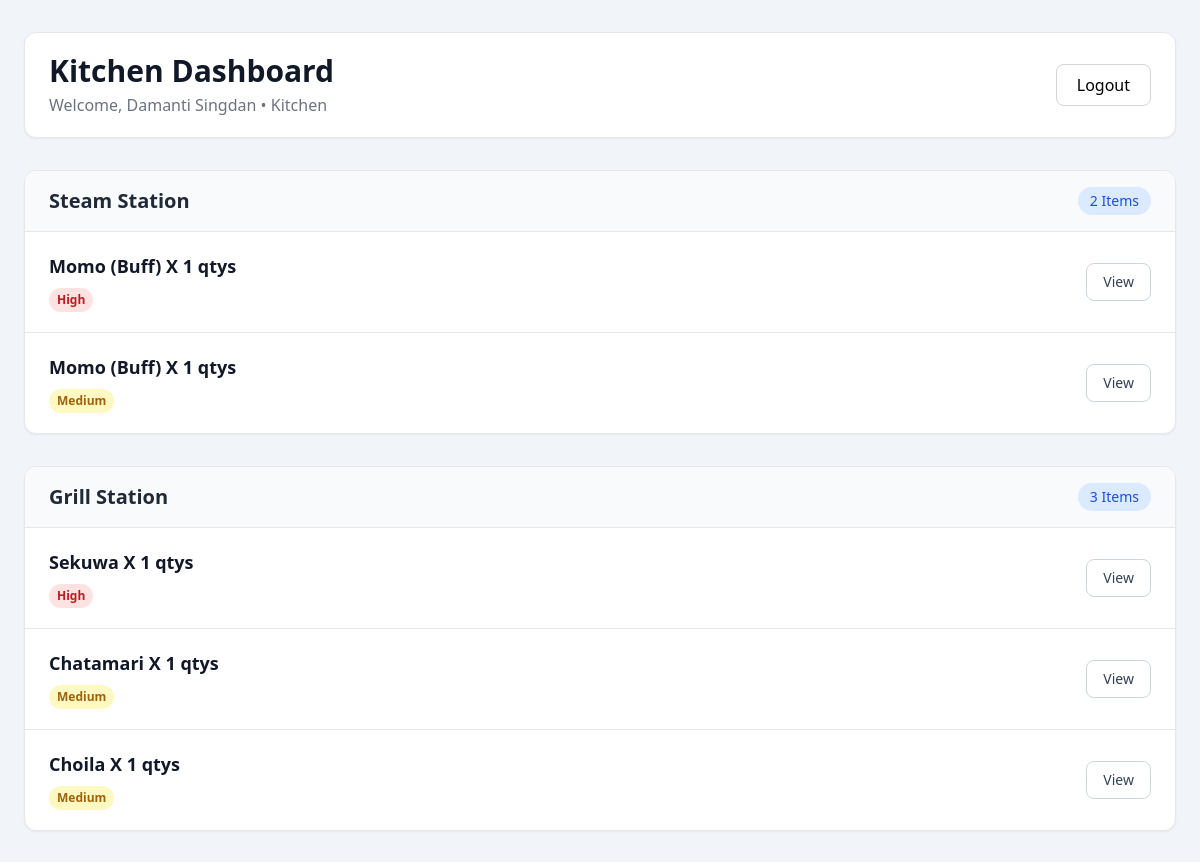
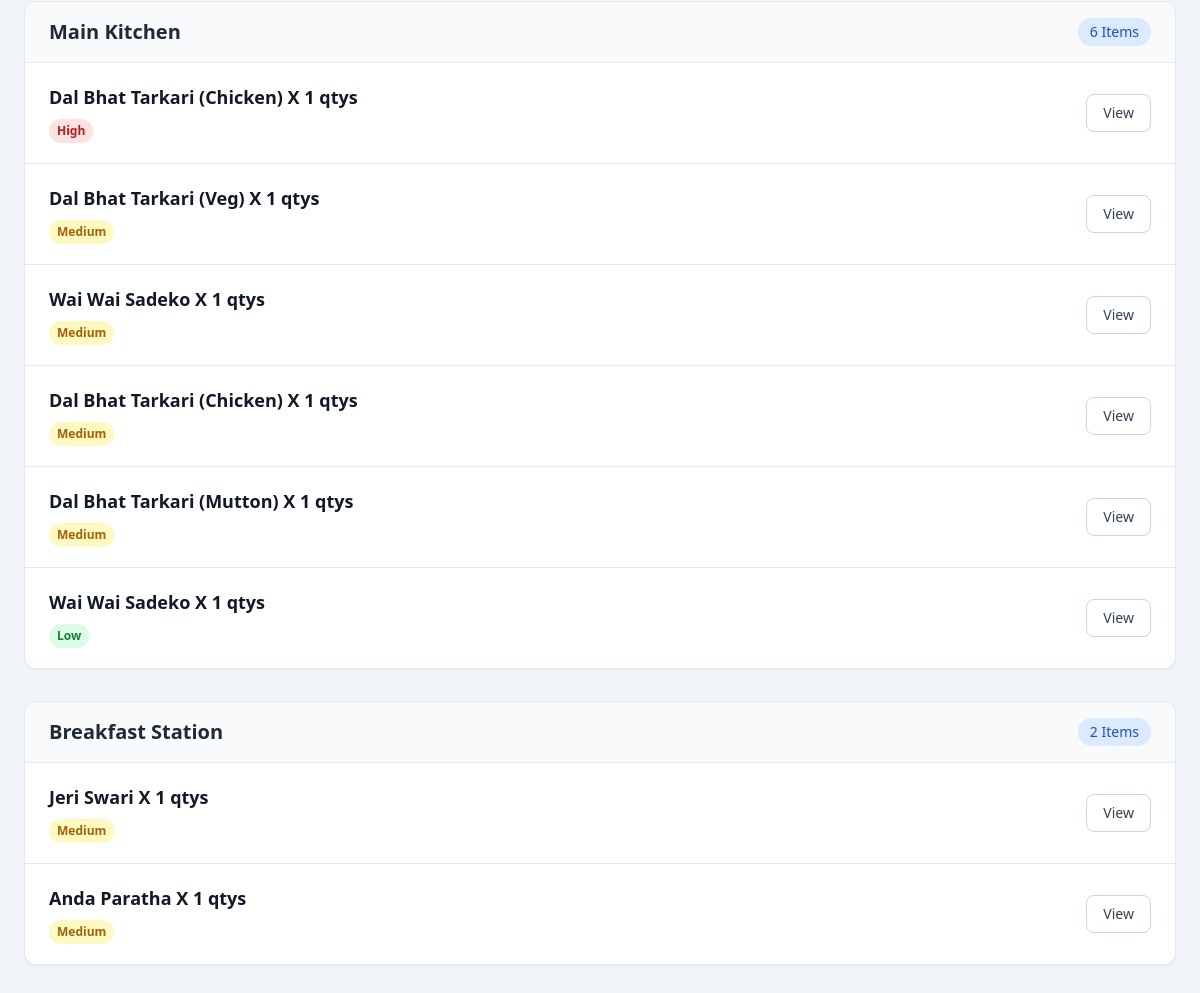
The app's page /orders/kitchen/dashboard/ (signed in) with its own data (2 pictures, top to bottom).
### accounts/models.py (models this page shows)
class User(AbstractUser):
    class ROLE_CHOICES(models.TextChoices):
        WAITER = 'w', 'Waiter'
        BILLING = 'b', 'Billing'
        KITCHEN = 'k', 'Kitchen'
        OWNER = 'o', 'Owner'
    role = models.CharField(choices=ROLE_CHOICES, max_length=2)

### orders/models.py (models this page shows, shortened)
class OrderItem(models.Model):
    class ITEM_STATUS(models.TextChoices):
        PREPARING = 'p', 'Preparing'
        READY = 'r', 'Ready'
        SERVED = 's', 'Served'
    order = models.ForeignKey(Order, on_delete=models.PROTECT, related_name='items')
    menu_item = models.ForeignKey(MenuItem, on_delete=models.PROTECT, related_name='order_items')
    price = models.PositiveIntegerField()
    quantity = models.PositiveIntegerField(default=1)
    status = models.CharField(choices=ITEM_STATUS, max_length=2, default=ITEM_STATUS.PREPARING)
    priority = models.CharField(choices= MenuItem.PRIORITY_CHOICES, default=MenuItem.PRIORITY_CHOICES.MEDIUM, max_length=2)
    def __str__(self):
        return f"{self.menu_item} X {self.quantity} qtys"

class KitchenStation(models.Model):
    code = models.CharField(max_length=50)
    name = models.CharField(max_length=150)

class MenuItem(models.Model):
    class PRIORITY_CHOICES(models.TextChoices):
        HIGH = '3', 'High'
        MEDIUM = '2', 'Medium'
        LOW = '1', 'Low'
    category = models.ForeignKey(Category, on_delete=models.CASCADE, related_name='items')
    name = models.CharField(max_length=200)
    price = models.PositiveIntegerField()
    description = models.TextField(null = True, blank = True)
    default_priority = models.CharField(choices=PRIORITY_CHOICES, default=PRIORITY_CHOICES.MEDIUM, max_length=2)
    est_time = models.PositiveIntegerField(help_text="Write estimated preparation time in minutes", null=True, blank=True)
    station = models.ForeignKey(KitchenStation, on_delete=models.SET_NULL, null=True, related_name='items')
    def __str__(self):
        return self.name

### orders/views.py (the view)
# urls.py: path("kitchen/dashboard/", views.kitchen_dashboard_view, name="kitchen_dashboard_view_url"),
@role_required([User.ROLE_CHOICES.KITCHEN])
def kitchen_dashboard_view(request):
    station_code = request.GET.get('station_code')
    request.session['station_code'] = station_code
    print(request.session['station_code'])
    if station_code is not None:
        orderitems =  OrderItem.objects.filter(menu_item__station__code=station_code)
    else:
        orderitems = OrderItem.objects.all()
    orderitems = orderitems.order_by("-priority")
    grouped_items = {}
    for item in orderitems:
        station_name = item.menu_item.station.name
        if station_name not in grouped_items.keys():
            grouped_items[station_name] = [item]
        else:
            grouped_items[station_name].append(item)
    return render(request, 'orders/kitchen_dashboard.html',{
        'order_items': grouped_items
    })

### orders/templates/orders/kitchen_dashboard.html (shortened to what this page needs)
<!DOCTYPE html>
<html lang="en">
<head>
    <script src="https://cdn.tailwindcss.com"></script>
</head>
<body class="bg-slate-100 min-h-screen">
    <div class="max-w-7xl mx-auto px-6 py-8">
        <div class="bg-white rounded-xl shadow-sm border border-gray-200 px-6 py-5 mb-8 flex items-center justify-between">
            <div>
                <h1 class="text-3xl font-bold text-gray-900">
                    Kitchen Dashboard
                </h1>
                <p class="text-gray-500 mt-1">
                    Welcome,
                    <span class="font-medium">
                        {{ request.user.first_name }} {{ request.user.last_name }}
                    </span>
                    • {{ request.user.get_role_display }}
                </p>
            </div>
            <a href="{% url 'logout_view_url' %}"
               class="px-5 py-2 rounded-lg border border-gray-300 bg-white hover:bg-red-500 hover:text-white hover:border-red-500 transition">
                Logout
            </a>
        </div>
        <div class="space-y-8">
            {% for station_name, items in order_items.items %}
            <div class="bg-white rounded-xl shadow-sm border border-gray-200 overflow-hidden">
                <div class="bg-gray-50 border-b px-6 py-4 flex items-center justify-between">
                    <h2 class="text-xl font-semibold text-gray-800">
                        {{ station_name }}
                    </h2>
                    <span class="bg-blue-100 text-blue-700 text-sm font-medium px-3 py-1 rounded-full">
                        {{ items|length }} Item{{ items|length|pluralize }}
                    </span>
                </div>
                {% if items %}
                <div class="divide-y">
                    {% for item in items %}
                    <div class="px-6 py-5 flex justify-between items-center hover:bg-gray-50 transition">
                        <div>
                            <h3 class="font-semibold text-gray-900 text-lg">
                                {{ item }}
                            </h3>
                            <div class="mt-2 flex gap-2">
                                {% if item.get_priority_display == "High" %}
                                    <span class="bg-red-100 text-red-700 text-xs font-semibold px-2 py-1 rounded-full">
                                        {{ item.get_priority_display }}
                                    </span>
                                {% elif item.get_priority_display == "Medium" %}
                                    <span class="bg-yellow-100 text-yellow-700 text-xs font-semibold px-2 py-1 rounded-full">
                                        {{ item.get_priority_display }}
                                    </span>
                                {% else %}
                                    <span class="bg-green-100 text-green-700 text-xs font-semibold px-2 py-1 rounded-full">
                                        {{ item.get_priority_display }}
                                    </span>
                                {% endif %}
                            </div>
                        </div>
                       <a href="{% url 'kitchen_item_view_url' item.id %}"
   class="inline-flex items-center rounded-lg border border-slate-300 bg-white px-4 py-2 text-sm font-medium text-slate-700 hover:bg-slate-100 transition">
    View
</a>
                    </div>
                    {% endfor %}
                </div>
                {% else %}
                <div class="px-6 py-8 text-center text-gray-500">
                    No pending orders.
                </div>
                {% endif %}
            </div>
            {% endfor %}
        </div>
    </div>
</body>
</html>

### records on screen
User: user.first_name "Damanti", user.last_name "Singdan", user.role "Kitchen"
OrderItem: name "Steam Station", items "2", menu_item+quantity "Momo (Buff) X 1 qtys", priority "High"
OrderItem: menu_item+quantity "Momo (Buff) X 1 qtys", priority "Medium"
OrderItem: name "Grill Station", items "3", menu_item+quantity "Sekuwa X 1 qtys", priority "High"
OrderItem: menu_item+quantity "Chatamari X 1 qtys", priority "Medium"
OrderItem: menu_item+quantity "Choila X 1 qtys", priority "Medium"
OrderItem: name "Main Kitchen", items "6", menu_item+quantity "Dal Bhat Tarkari (Chicken) X 1 qtys", priority "High"
OrderItem: menu_item+quantity "Dal Bhat Tarkari (Veg) X 1 qtys", priority "Medium"
OrderItem: menu_item+quantity "Wai Wai Sadeko X 1 qtys", priority "Medium"
OrderItem: menu_item+quantity "Dal Bhat Tarkari (Chicken) X 1 qtys", priority "Medium"
OrderItem: menu_item+quantity "Dal Bhat Tarkari (Mutton) X 1 qtys", priority "Medium"
OrderItem: menu_item+quantity "Wai Wai Sadeko X 1 qtys", priority "Low"
OrderItem: name "Breakfast Station", items "2", menu_item+quantity "Jeri Swari X 1 qtys", priority "Medium"
OrderItem: menu_item+quantity "Anda Paratha X 1 qtys", priority "Medium"
